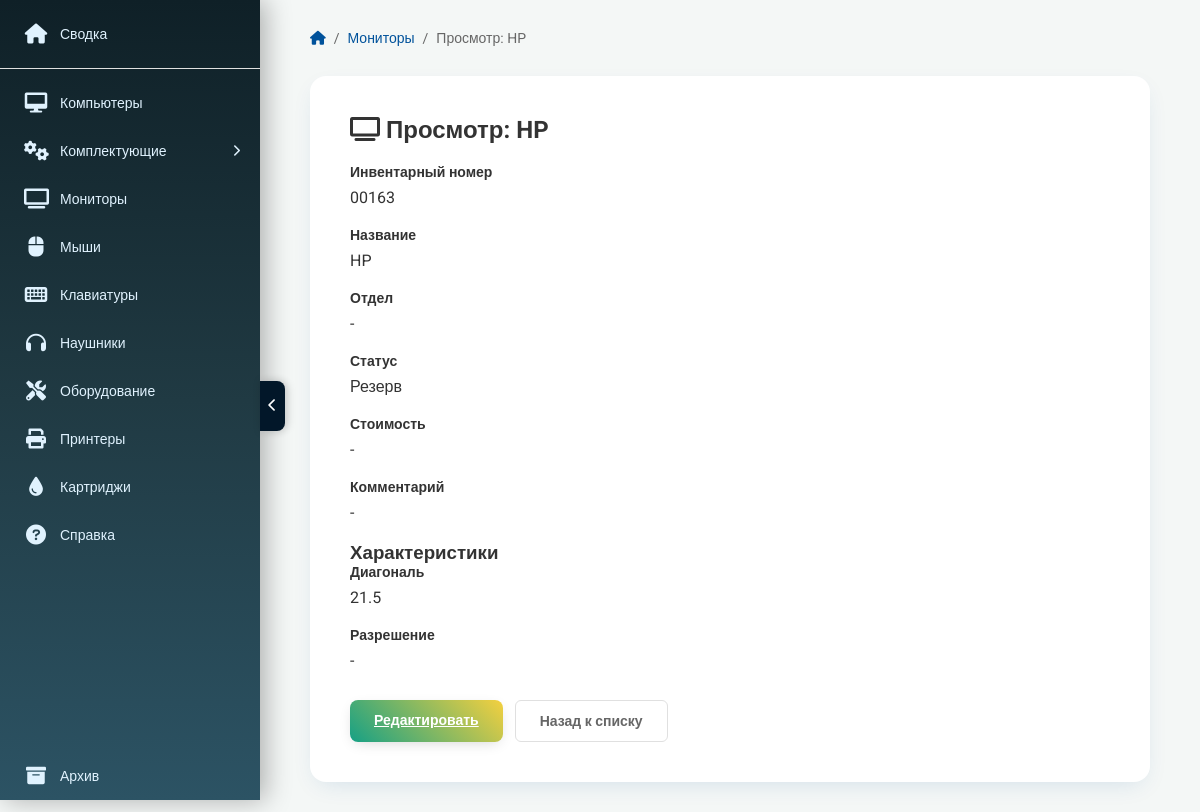
Page /view/542 (signed in) on the earlier database version.
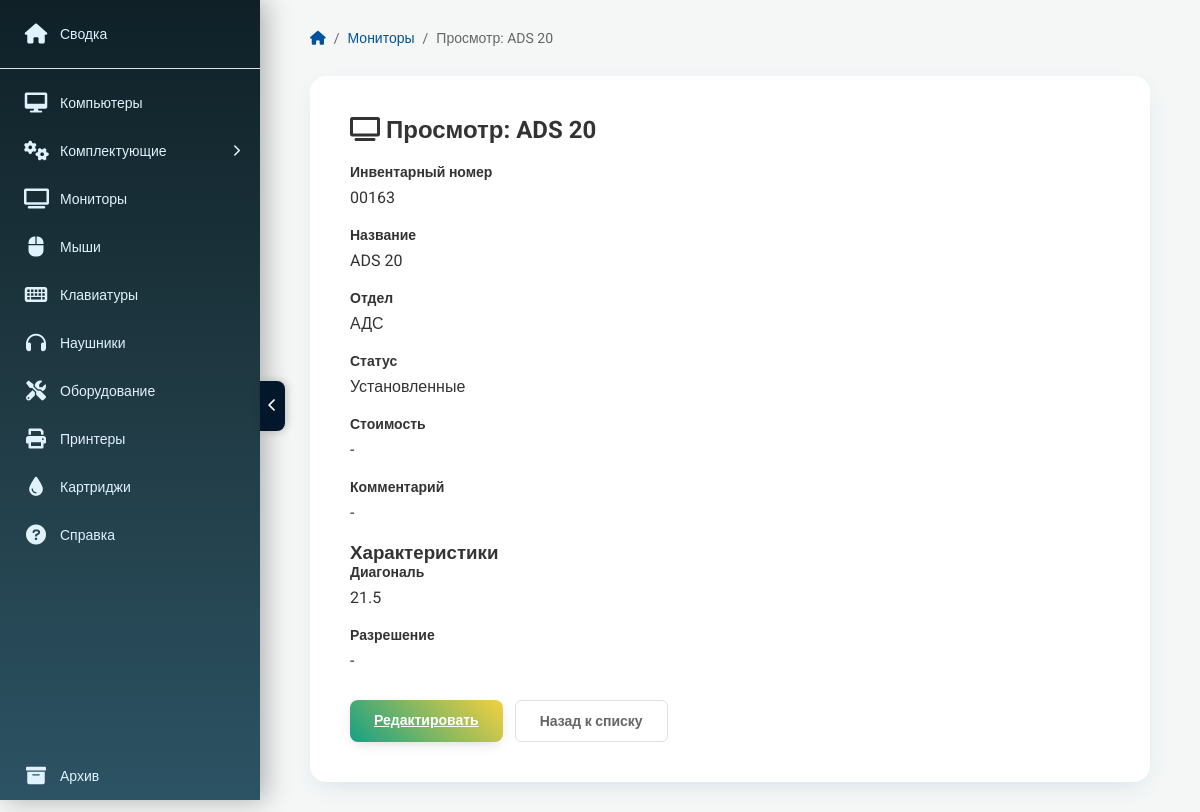
Same page on the later database version.
### tables this page shows
CREATE TABLE equipment (
    id INTEGER PRIMARY KEY AUTOINCREMENT,
    type TEXT,
    details TEXT
, status TEXT NOT NULL DEFAULT 'Установленные', name TEXT, created_at TIMESTAMP DEFAULT CURRENT_TIMESTAMP, inventory_number TEXT, local_id INTEGER, pdf_path TEXT, department TEXT, price REAL, comment TEXT);

### app.py (the view, shortened to what this page needs)
@app.route('/view/<int:id>')
@login_required
def view_equipment(id):
    db = get_db()
    cursor = db.cursor()
    cursor.execute("SELECT * FROM equipment WHERE id=?", (id,))
    item_data = cursor.fetchone()
    if not item_data:
        return redirect(url_for('index'))
    columns = [description[0] for description in cursor.description]
    item_dict = dict(zip(columns, item_data))
    try:
        details_parsed = json.loads(item_dict.get('details', '{}'))
        item_dict['details_parsed'] = details_parsed
    except (json.JSONDecodeError, TypeError):
        item_dict['details_parsed'] = {}
    available_components = {}
    return render_template("view.html",
                           item=item_dict,
                           equipment_types=EQUIPMENT_TYPES,
                           equipment_fields=EQUIPMENT_FIELDS,
                           field_labels=FIELD_LABELS,
                           available_components=available_components,
                           format_component_details=format_component_details)

### app.py (called while the page is built)
def get_db():
    if 'db' not in g:
        g.db = sqlite3.connect(DB_FILE)
        g.db.row_factory = sqlite3.Row
    return g.db

def login_required(f):
    @wraps(f)
    def decorated_function(*args, **kwargs):
        if 'user' not in session:
            return redirect(url_for('login', next=request.url))
        return f(*args, **kwargs)
    return decorated_function

@app.context_processor
def inject_user():
    return dict(user_session=session.get('user'))

### templates/view.html (shortened to what the changed rows need)
{% extends "base.html" %}
{% block content %}
        <div class="header">
            <div class="breadcrumb">
                <a href="{{ url_for('index') }}"><i class="fas fa-home"></i></a>
                <span>/</span>
                <a href="{{ url_for('category_view', category=item.type) }}">{{ item.type }}</a>
                <span>/</span>
                <span>Просмотр: {{ item.name }}</span>
            </div>
        </div>
        <div class="category-content">
            <h1><i class="{{ equipment_types[item.type].icon }}"></i> Просмотр: {{ item.name }}</h1>
            <div class="equipment-form">
                <div class="form-group">
                    <label>Инвентарный номер</label>
                    <p>{{ item.inventory_number or '-' }}</p>
                </div>
                <div class="form-group">
                    <label>Название</label>
                    <p>{{ item.name or '-' }}</p>
                </div>
                <div class="form-group">
                    <label>Отдел</label>
                    <p>{{ item.department or '-' }}</p>
                </div>
                <div class="form-group">
                    <label>Статус</label>
                    <p>{{ item.status or '-' }}</p>
                </div>
                 <div class="form-group">
                    <label>Стоимость</label>
                    <p>{{ item.price or '-' }}</p>
                </div>
                <div class="form-group">
                    <label>Комментарий</label>
                    <p>{{ item.comment or '-' }}</p>
                </div>
                {% if item.type in equipment_fields and equipment_fields[item.type].needs_components %}
                    <h3>Комплектующие</h3>
                    {% if item.details_parsed and item.details_parsed.components %}
                        <div class="components-list">
                        {% for comp_type, comp_id in item.details_parsed.components.items() %}
                            <div class="component-item">
                                <strong class="component-type">{{ comp_type }}:</strong>
                                <div class="component-details">
                                    {% set comp_key = item.id|string + '_' + comp_type %}
                                    {% set comp_info = available_components.get(comp_key) %}
                                    {% if comp_info %}
                                        {% if comp_info is iterable and comp_info is not string %}
                                            {% for sub_comp in comp_info %}
                                                <div class="sub-component">
                                                    <a href="{{ url_for('view_equipment', id=sub_comp.id) }}">{{ sub_comp.name }}</a>
                                                    - <span>{{ sub_comp.formatted_details }}</span>
                                                </div>
                                            {% endfor %}
                                        {% else %}
                                            <a href="{{ url_for('view_equipment', id=comp_id) }}">{{ comp_info.name }}</a>
                                            - <span>{{ comp_info.formatted_details }}</span>
                                        {% endif %}
                                    {% else %}
                                        ID {{ comp_id }} (информация не найдена)
                                    {% endif %}
                                </div>
                            </div>
                        {% endfor %}
                        </div>
                    {% endif %}
                    {% if item.details_parsed and item.details_parsed.manual_components %}
                        <div class="components-list manual-components">
                        {% for comp_type, comp_details in item.details_parsed.manual_components.items() %}
                            <div class="component-item">
                                <strong class="component-type">{{ comp_type }}:</strong>
                                <div class="component-details">
                                    <span>{{ format_component_details(comp_type, comp_details) }}</span>
                                </div>
                            </div>
                        {% endfor %}
                        </div>
                    {% endif %}
                    {% if not (item.details_parsed and (item.details_parsed.components or item.details_parsed.manual_components)) %}
                        <p>-</p>
                    {% endif %}
                {% else %}
                    <h3>Характеристики</h3>
                    {% if item.details_parsed %}
                        {% for field in equipment_fields[item.type].fields %}
                            {% if field != 'name' %}
                                <div class="form-group">
                                </div>
                            {% endif %}
                        {% endfor %}
                     {% else %}
                        <p>-</p>
                    {% endif %}
                {% endif %}
                <div class="form-actions">
                </div>
            </div>
        </div>
    </div>
{% endblock %}

Differences in the rows shown:
changed equipment "Мониторы": name "HP" → "ADS 20"; department "-" → "АДС"; status "Резерв" → "Установленные"
